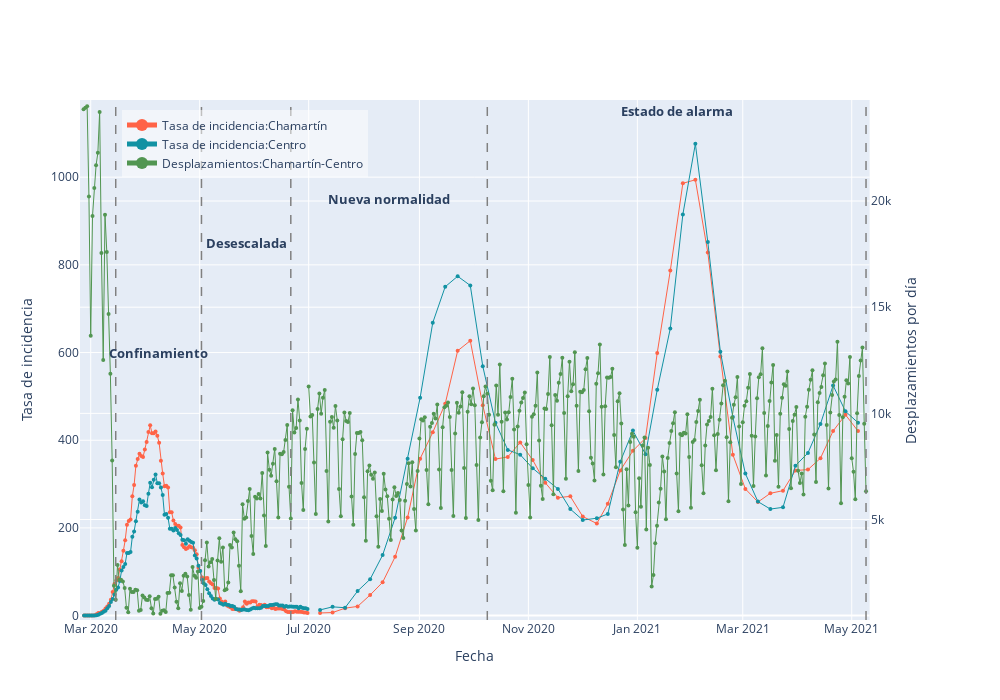

Source (notebook cell):
### Code cell
# import plotly.graph_objects as go
# from plotly.subplots import make_subplots

Distrito_1 = "Madrid-Chamar"
Distrito_2 = "Madrid-Centro"
columns_names = table2_Final.columns

table1 = table_Final.loc['2020-02-26':'2020-06-30']
table2 = table2_Final.loc['2020-07-01':'2021-05-09']

fig = make_subplots(specs=[[{"secondary_y": True}]])

cont = 0
for distrito in columns_names:
    x = distrito.startswith(Distrito_1)
    y = distrito.startswith(Distrito_2)
    
    if x == True:
        Distrito_1 = distrito
        cont += 1
    elif y == True:
        Distrito_2 = distrito
        cont += 1
    elif cont == 2:
        break

descartar, Name_1 = Distrito_1.split('-')
descartar, Name_2= Distrito_2.split('-')

x_range = pd.date_range(start='2020-02-24', end='2021-05-11', freq='D')

max_value_left = max(table1[Distrito_1].max(), table2[Distrito_1].max(), table1[Distrito_2].max(), table2[Distrito_2].max()) + 100
min_value_left = min(table1[Distrito_1].min(), table2[Distrito_1].min(), table1[Distrito_2].min(), table2[Distrito_2].min()) - 10
y_range_left = [min_value_left, max_value_left]

max_value_right = max(periodo1[listaDst[1]].max(), periodo2[listaDst[1]].max()) + 300
min_value_right = min(periodo1[listaDst[1]].min(), periodo2[listaDst[1]].min()) - 300
y_range_right = [min_value_right, max_value_right]

fig.add_trace(go.Scatter(
    x=table1.index,
    y=table1[Distrito_1],
    name='Tasa de incidencia:'+Name_1,
    mode='lines+markers',
    line=dict(width=1, color='#FF6347'), # Salmon '#FF6347'
    marker=dict(size=4),
    yaxis="y1",
    legendgroup='Curvas'
), secondary_y=False)

fig.add_trace(go.Scatter(
    x=table1.index,
    y=table1[Distrito_2],
    name='Tasa de incidencia:'+Name_2,
    mode='lines+markers',
    line=dict(width=1, color='#1292a3'),# Cyan '#1292a3'
    marker=dict(size=4),
    yaxis="y1",
    legendgroup='Curvas'
), secondary_y=False)

fig.add_trace(go.Scatter(
    x=table2.index,
    y=table2[Distrito_1],
    name='',
    mode='lines+markers',
    line=dict(width=1, color='#FF6347'), #Lila '#B57EDC'
    marker=dict(size=4),
    yaxis="y1",
    legendgroup='Curvas',
    showlegend=False
), secondary_y=False)

fig.add_trace(go.Scatter(
    x=table2.index,
    y=table2[Distrito_2],
    name='',
    mode='lines+markers',
    line=dict(width=1, color='#1292a3'),
    marker=dict(size=4),
    yaxis="y1",
    legendgroup='Curvas',
    showlegend=False
), secondary_y=False)

##############################################################

#Creamos dicionario para buscar el nombre de cada distrito
origen, destino = Trayecto.split('-')
lines_names = {"19024":"Fuera_Madrid","2800601":"Fuera_Madrid","2806504":"Fuera_Madrid","2807901":"Centro","2807902":"Arganzuela","2807903":"Retiro","2807904":"Salamanca","2807905":"Chamartín","2807906":"Tetuán","2807907":"Chamberí","2807908":"El_Pardo","2807909":"Moncloa-Aravaca","2807910":"Latina","2807911":"Carabanchel","2807912":"Usera","2807913":"Puente_de_Vallecas","2807914":"Moratalaz","2807915":"Ciudad_Lineal","2807916":"Hortaleza","2807917":"Villaverde","2807918":"Villa_de_Vallecas","2807919":"Vicálvaro","2807920":"San Blas-Canillejas","2812301":"Fuera_Madrid","2807921":"Barajas"}            

fig.add_trace(go.Scatter(
    x=periodo1.index,
    y=periodo1[listaDst[1]],
    name='Desplazamientos:'+lines_names[origen]+"-"+lines_names[destino],
    mode='lines+markers',
    line=dict(width=1, color='#529652'),#verde '#529652' Gris '#808080'
    marker=dict(size=4),
    yaxis="y2"
), secondary_y=True)

fig.add_trace(go.Scatter(
    x=periodo2.index,
    y=periodo2[listaDst[1]],
    name='',
    mode='lines+markers',
    line=dict(width=1, color='#529652'), 
    marker=dict(size=4),
    yaxis="y2",
    showlegend=False
), secondary_y=True)

# Agregar las líneas verticales punteadas a la gráfica
fecha_0 = '2020-03-15'
fecha_1 = '2020-05-02'
fecha_2 = '2020-06-21'
fecha_3 = '2020-10-09'
fecha_4 = '2021-05-09'
fig.add_shape(type="line", x0=fecha_0, y0=0, x1=fecha_0, y1=1, line=dict(color='#808080', width=1.5, dash="dash"), xref="x", yref="paper")
fig.add_shape(type="line", x0=fecha_1, y0=0, x1=fecha_1, y1=1, line=dict(color='#808080', width=1.5, dash="dash"), xref="x", yref="paper")
fig.add_shape(type="line", x0=fecha_2, y0=0, x1=fecha_2, y1=1, line=dict(color='#808080', width=1.5, dash="dash"), xref="x", yref="paper")
fig.add_shape(type="line", x0=fecha_3, y0=0, x1=fecha_3, y1=1, line=dict(color='#808080', width=1.5, dash="dash"), xref="x", yref="paper")
fig.add_shape(type="line", x0=fecha_4, y0=0, x1=fecha_4, y1=1, line=dict(color='#808080', width=1.5, dash="dash"), xref="x", yref="paper")



# Agrega el título entre las líneas punteadas
titulo = '<b>Confinamiento</b>'
# linea_flechas = "<========>"
# subtitulo = linea_flechas
# titulo_completo = f"{titulo}<br>{subtitulo}"
fecha_0 = datetime.strptime(fecha_0, '%Y-%m-%d')
fecha_1 = datetime.strptime(fecha_1, '%Y-%m-%d')
punto_medio = fecha_0 + (fecha_1 - fecha_0) / 2
fig.add_annotation(x=punto_medio, y=600,
                   text=titulo,
                   showarrow=False,
                   font=dict(size=13))

titulo = '<b>Desescalada</b>'
fecha_2 = datetime.strptime(fecha_2, '%Y-%m-%d')
punto_medio = fecha_1 + (fecha_2 - fecha_1) / 2
fig.add_annotation(x=punto_medio, y=850,
                   text=titulo,
                   showarrow=False,
                   font=dict(size=13))                   

titulo = '<b>Nueva normalidad</b>'
fecha_3 = datetime.strptime(fecha_3, '%Y-%m-%d')
punto_medio = fecha_2 + (fecha_3 - fecha_2) / 2
fig.add_annotation(x=punto_medio, y=950,
                   text=titulo,
                   showarrow=False,
                   font=dict(size=13))

titulo = '<b>Estado de alarma</b>'
fecha_4 = datetime.strptime(fecha_4, '%Y-%m-%d')
punto_medio = fecha_3 + (fecha_4 - fecha_3) / 2
fig.add_annotation(x=punto_medio, y=1150,
                   text=titulo,
                   showarrow=False,
                   font=dict(size=13))
                   




fig.update_layout(
    width=1000,
    height=700,
    xaxis=dict(range=[min(x_range), max(x_range)], title='Fecha'),
    yaxis=dict(range=y_range_left, title='Tasa de incidencia'),
    yaxis2=dict(range=y_range_right, title='Desplazamientos por día'),
    legend=dict(
        x=0.05,
        y=0.98,
        bgcolor='rgba(255, 255, 255, 0.5)',
        bordercolor='rgba(0, 0, 0, 0.5)',
        tracegroupgap=0,
        itemsizing='constant'
    )    
)

fig.show()

### Figure 1 — Plotly figure (JSON) as saved in the notebook; plotly's stock layout.template omitted (floating-point values rounded to 4 significant figures; data arrays with more than 128 entries replaced by an {"elided": "..."} marker saying what was removed)
{"data": [{"legendgroup": "Curvas", "line": {"color": "#FF6347", "width": 1}, "marker": {"size": 4}, "mode": "lines+markers", "name": "Tasa de incidencia:Chamartín", "type": "scatter", "x": ["2020-02-26T07:00:00", "2020-02-27T07:00:00", "2020-02-28T07:00:00", "2020-02-29T07:00:00", "2020-03-01T07:00:00", "2020-03-02T07:00:00", "2020-03-03T07:00:00", "2020-03-04T07:00:00", "2020-03-05T07:00:00", "2020-03-06T07:00:00", "2020-03-07T07:00:00", "2020-03-08T07:00:00", "2020-03-09T07:00:00", "2020-03-10T07:00:00", "2020-03-11T07:00:00", "2020-03-12T07:00:00", "2020-03-13T07:00:00", "2020-03-14T07:00:00", "2020-03-15T07:00:00", "2020-03-16T07:00:00", "2020-03-17T07:00:00", "2020-03-18T07:00:00", "2020-03-19T07:00:00", "2020-03-20T07:00:00", "2020-03-21T07:00:00", "2020-03-22T07:00:00", "2020-03-23T07:00:00", "2020-03-24T07:00:00", "2020-03-25T07:00:00", "2020-03-26T07:00:00", "2020-03-27T07:00:00", "2020-03-28T07:00:00", "2020-03-29T07:00:00", "2020-03-30T07:00:00", "2020-03-31T07:00:00", "2020-04-01T07:00:00", "2020-04-02T07:00:00", "2020-04-03T07:00:00", "2020-04-04T07:00:00", "2020-04-05T07:00:00", "2020-04-06T07:00:00", "2020-04-07T07:00:00", "2020-04-08T07:00:00", "2020-04-09T07:00:00", "2020-04-10T07:00:00", "2020-04-11T07:00:00", "2020-04-12T07:00:00", "2020-04-13T07:00:00", "2020-04-14T07:00:00", "2020-04-15T07:00:00", "2020-04-16T07:00:00", "2020-04-17T07:00:00", "2020-04-18T07:00:00", "2020-04-19T07:00:00", "2020-04-20T07:00:00", "2020-04-21T07:00:00", "2020-04-22T07:00:00", "2020-04-23T07:00:00", "2020-04-24T07:00:00", "2020-04-25T07:00:00", "2020-04-26T07:00:00", "2020-04-27T07:00:00", "2020-04-28T07:00:00", "2020-04-29T07:00:00", "2020-04-30T07:00:00", "2020-05-01T07:00:00", "2020-05-02T07:00:00", "2020-05-03T07:00:00", "2020-05-04T07:00:00", "2020-05-05T07:00:00", "2020-05-06T07:00:00", "2020-05-07T07:00:00", "2020-05-08T07:00:00", "2020-05-09T07:00:00", "2020-05-10T07:00:00", "2020-05-11T07:00:00", "2020-05-12T07:00:00", "2020-05-13T07:00:00", "2020-05-14T07:00:00", "2020-05-15T07:00:00", "2020-05-16T07:00:00", "2020-05-17T07:00:00", "2020-05-18T07:00:00", "2020-05-19T07:00:00", "2020-05-20T07:00:00", "2020-05-21T07:00:00", "2020-05-22T07:00:00", "2020-05-23T07:00:00", "2020-05-24T07:00:00", "2020-05-25T07:00:00", "2020-05-26T07:00:00", "2020-05-27T07:00:00", "2020-05-28T07:00:00", "2020-05-29T07:00:00", "2020-05-30T07:00:00", "2020-05-31T07:00:00", "2020-06-01T07:00:00", "2020-06-02T07:00:00", "2020-06-03T09:00:00", "2020-06-04T09:00:00", "2020-06-05T09:00:00", "2020-06-06T09:00:00", "2020-06-07T09:00:00", "2020-06-08T09:00:00", "2020-06-09T09:00:00", "2020-06-10T09:00:00", "2020-06-11T09:00:00", "2020-06-12T09:00:00", "2020-06-13T09:00:00", "2020-06-14T09:00:00", "2020-06-15T09:00:00", "2020-06-16T09:00:00", "2020-06-17T09:00:00", "2020-06-18T09:00:00", "2020-06-19T09:00:00", "2020-06-20T09:00:00", "2020-06-21T09:00:00", "2020-06-22T09:00:00", "2020-06-23T09:00:00", "2020-06-24T09:00:00", "2020-06-25T09:00:00", "2020-06-26T09:00:00", "2020-06-27T09:00:00", "2020-06-28T09:00:00", "2020-06-29T09:00:00", "2020-06-30T09:00:00"], "xaxis": "x", "y": [0, 0, 0, 0, 0, 0, 1, 3, 6, 6, 9, 11, 16, 21, 27, 36, 54, 72, 80, 86, 105, 124, 148, 172, 207, 216, 219, 272, 298, 342, 357, 369, 364, 362, 379, 396, 419, 434, 416, 416, 420, 410, 394, 353, 324, 295, 296, 292, 236, 236, 217, 209, 205, 205, 201, 161, 156, 152, 154, 158, 156, 155, 149, 140, 109, 102, 87, 84, 85, 86, 78, 74, 71, 63, 63, 62, 39, 32, 27, 32, 23, 21, 19, 15, 15, 15, 14, 11, 14, 19, 32, 27, 30, 30, 33, 33, 32, 21, 25, 24, 21, 25, 19, 19, 21, 17, 18, 15, 16, 16, 16, 15, 14, 10, 8, 8, 8, 8, 10, 9, 9, 9, 8, 7, 7, 6], "yaxis": "y"}, {"legendgroup": "Curvas", "line": {"color": "#1292a3", "width": 1}, "marker": {"size": 4}, "mode": "lines+markers", "name": "Tasa de incidencia:Centro", "type": "scatter", "x": ["2020-02-26T07:00:00", "2020-02-27T07:00:00", "2020-02-28T07:00:00", "2020-02-29T07:00:00", "2020-03-01T07:00:00", "2020-03-02T07:00:00", "2020-03-03T07:00:00", "2020-03-04T07:00:00", "2020-03-05T07:00:00", "2020-03-06T07:00:00", "2020-03-07T07:00:00", "2020-03-08T07:00:00", "2020-03-09T07:00:00", "2020-03-10T07:00:00", "2020-03-11T07:00:00", "2020-03-12T07:00:00", "2020-03-13T07:00:00", "2020-03-14T07:00:00", "2020-03-15T07:00:00", "2020-03-16T07:00:00", "2020-03-17T07:00:00", "2020-03-18T07:00:00", "2020-03-19T07:00:00", "2020-03-20T07:00:00", "2020-03-21T07:00:00", "2020-03-22T07:00:00", "2020-03-23T07:00:00", "2020-03-24T07:00:00", "2020-03-25T07:00:00", "2020-03-26T07:00:00", "2020-03-27T07:00:00", "2020-03-28T07:00:00", "2020-03-29T07:00:00", "2020-03-30T07:00:00", "2020-03-31T07:00:00", "2020-04-01T07:00:00", "2020-04-02T07:00:00", "2020-04-03T07:00:00", "2020-04-04T07:00:00", "2020-04-05T07:00:00", "2020-04-06T07:00:00", "2020-04-07T07:00:00", "2020-04-08T07:00:00", "2020-04-09T07:00:00", "2020-04-10T07:00:00", "2020-04-11T07:00:00", "2020-04-12T07:00:00", "2020-04-13T07:00:00", "2020-04-14T07:00:00", "2020-04-15T07:00:00", "2020-04-16T07:00:00", "2020-04-17T07:00:00", "2020-04-18T07:00:00", "2020-04-19T07:00:00", "2020-04-20T07:00:00", "2020-04-21T07:00:00", "2020-04-22T07:00:00", "2020-04-23T07:00:00", "2020-04-24T07:00:00", "2020-04-25T07:00:00", "2020-04-26T07:00:00", "2020-04-27T07:00:00", "2020-04-28T07:00:00", "2020-04-29T07:00:00", "2020-04-30T07:00:00", "2020-05-01T07:00:00", "2020-05-02T07:00:00", "2020-05-03T07:00:00", "2020-05-04T07:00:00", "2020-05-05T07:00:00", "2020-05-06T07:00:00", "2020-05-07T07:00:00", "2020-05-08T07:00:00", "2020-05-09T07:00:00", "2020-05-10T07:00:00", "2020-05-11T07:00:00", "2020-05-12T07:00:00", "2020-05-13T07:00:00", "2020-05-14T07:00:00", "2020-05-15T07:00:00", "2020-05-16T07:00:00", "2020-05-17T07:00:00", "2020-05-18T07:00:00", "2020-05-19T07:00:00", "2020-05-20T07:00:00", "2020-05-21T07:00:00", "2020-05-22T07:00:00", "2020-05-23T07:00:00", "2020-05-24T07:00:00", "2020-05-25T07:00:00", "2020-05-26T07:00:00", "2020-05-27T07:00:00", "2020-05-28T07:00:00", "2020-05-29T07:00:00", "2020-05-30T07:00:00", "2020-05-31T07:00:00", "2020-06-01T07:00:00", "2020-06-02T07:00:00", "2020-06-03T09:00:00", "2020-06-04T09:00:00", "2020-06-05T09:00:00", "2020-06-06T09:00:00", "2020-06-07T09:00:00", "2020-06-08T09:00:00", "2020-06-09T09:00:00", "2020-06-10T09:00:00", "2020-06-11T09:00:00", "2020-06-12T09:00:00", "2020-06-13T09:00:00", "2020-06-14T09:00:00", "2020-06-15T09:00:00", "2020-06-16T09:00:00", "2020-06-17T09:00:00", "2020-06-18T09:00:00", "2020-06-19T09:00:00", "2020-06-20T09:00:00", "2020-06-21T09:00:00", "2020-06-22T09:00:00", "2020-06-23T09:00:00", "2020-06-24T09:00:00", "2020-06-25T09:00:00", "2020-06-26T09:00:00", "2020-06-27T09:00:00", "2020-06-28T09:00:00", "2020-06-29T09:00:00", "2020-06-30T09:00:00"], "xaxis": "x", "y": [0, 0, 0, 0, 0, 0, 0, 1, 2, 4, 6, 9, 11, 17, 22, 31, 38, 48, 59, 64, 79, 103, 111, 118, 143, 143, 145, 180, 192, 215, 237, 265, 258, 261, 252, 250, 278, 303, 293, 310, 322, 302, 302, 292, 275, 230, 232, 223, 198, 198, 194, 200, 195, 188, 184, 173, 172, 164, 174, 171, 168, 166, 137, 130, 114, 102, 82, 74, 70, 60, 51, 45, 39, 36, 38, 37, 29, 27, 25, 27, 25, 24, 22, 22, 20, 15, 14, 14, 13, 14, 14, 13, 12, 14, 16, 18, 17, 17, 17, 18, 22, 22, 22, 22, 24, 24, 25, 26, 26, 23, 23, 23, 20, 22, 20, 21, 21, 20, 20, 20, 17, 20, 18, 17, 17, 15], "yaxis": "y"}, {"legendgroup": "Curvas", "line": {"color": "#FF6347", "width": 1}, "marker": {"size": 4}, "mode": "lines+markers", "name": "", "showlegend": false, "type": "scatter", "x": ["2020-07-07T09:32:00", "2020-07-14T09:23:00", "2020-07-21T09:23:00", "2020-07-28T09:34:00", "2020-08-04T09:58:00", "2020-08-11T09:31:00", "2020-08-18T09:32:00", "2020-08-25T09:33:00", "2020-09-01T09:33:00", "2020-09-08T11:03:00", "2020-09-15T10:23:00", "2020-09-22T09:42:00", "2020-09-29T11:15:00", "2020-10-06T11:02:00", "2020-10-13T13:31:00", "2020-10-20T11:06:00", "2020-10-27T10:02:00", "2020-11-03T10:02:00", "2020-11-10T10:27:00", "2020-11-17T12:22:00", "2020-11-24T11:07:00", "2020-12-01T10:20:00", "2020-12-09T07:22:00", "2020-12-15T10:47:00", "2020-12-22T10:06:00", "2020-12-29T12:23:00", "2021-01-05T13:32:00", "2021-01-12T02:49:00", "2021-01-19T10:32:00", "2021-01-26T11:08:00", "2021-02-02T11:07:00", "2021-02-09T10:32:00", "2021-02-16T11:01:00", "2021-02-23T10:48:00", "2021-03-02T10:51:00", "2021-03-09T11:44:00", "2021-03-16T10:45:00", "2021-03-23T12:16:00", "2021-03-30T11:53:00", "2021-04-06T11:56:00", "2021-04-13T11:51:00", "2021-04-20T13:22:00", "2021-04-27T11:54:00", "2021-05-04T11:59:00"], "xaxis": "x", "y": [6, 7, 17, 21, 47, 76, 134, 224, 358, 418, 483, 604, 627, 480, 357, 362, 395, 355, 303, 269, 272, 226, 210, 255, 331, 376, 405, 599, 787, 986, 994, 828, 591, 367, 289, 259, 279, 285, 331, 333, 359, 421, 458, 421], "yaxis": "y"}, {"legendgroup": "Curvas", "line": {"color": "#1292a3", "width": 1}, "marker": {"size": 4}, "mode": "lines+markers", "name": "", "showlegend": false, "type": "scatter", "x": ["2020-07-07T09:32:00", "2020-07-14T09:23:00", "2020-07-21T09:23:00", "2020-07-28T09:34:00", "2020-08-04T09:58:00", "2020-08-11T09:31:00", "2020-08-18T09:32:00", "2020-08-25T09:33:00", "2020-09-01T09:33:00", "2020-09-08T11:03:00", "2020-09-15T10:23:00", "2020-09-22T09:42:00", "2020-09-29T11:15:00", "2020-10-06T11:02:00", "2020-10-13T13:31:00", "2020-10-20T11:06:00", "2020-10-27T10:02:00", "2020-11-03T10:02:00", "2020-11-10T10:27:00", "2020-11-17T12:22:00", "2020-11-24T11:07:00", "2020-12-01T10:20:00", "2020-12-09T07:22:00", "2020-12-15T10:47:00", "2020-12-22T10:06:00", "2020-12-29T12:23:00", "2021-01-05T13:32:00", "2021-01-12T02:49:00", "2021-01-19T10:32:00", "2021-01-26T11:08:00", "2021-02-02T11:07:00", "2021-02-09T10:32:00", "2021-02-16T11:01:00", "2021-02-23T10:48:00", "2021-03-02T10:51:00", "2021-03-09T11:44:00", "2021-03-16T10:45:00", "2021-03-23T12:16:00", "2021-03-30T11:53:00", "2021-04-06T11:56:00", "2021-04-13T11:51:00", "2021-04-20T13:22:00", "2021-04-27T11:54:00", "2021-05-04T11:59:00"], "xaxis": "x", "y": [13, 20, 18, 56, 83, 138, 223, 358, 497, 668, 750, 774, 753, 569, 440, 378, 367, 336, 312, 289, 243, 218, 222, 232, 351, 422, 368, 515, 655, 915, 1076, 852, 602, 453, 324, 260, 243, 247, 342, 371, 437, 525, 466, 440], "yaxis": "y"}, {"line": {"color": "#529652", "width": 1}, "marker": {"size": 4}, "mode": "lines+markers", "name": "Desplazamientos:Chamartín-Centro", "type": "scatter", "x": ["2020-02-26T00:00:00", "2020-02-27T00:00:00", "2020-02-28T00:00:00", "2020-02-29T00:00:00", "2020-03-01T00:00:00", "2020-03-02T00:00:00", "2020-03-03T00:00:00", "2020-03-04T00:00:00", "2020-03-05T00:00:00", "2020-03-06T00:00:00", "2020-03-07T00:00:00", "2020-03-08T00:00:00", "2020-03-09T00:00:00", "2020-03-10T00:00:00", "2020-03-11T00:00:00", "2020-03-12T00:00:00", "2020-03-13T00:00:00", "2020-03-14T00:00:00", "2020-03-15T00:00:00", "2020-03-16T00:00:00", "2020-03-17T00:00:00", "2020-03-18T00:00:00", "2020-03-19T00:00:00", "2020-03-20T00:00:00", "2020-03-21T00:00:00", "2020-03-22T00:00:00", "2020-03-23T00:00:00", "2020-03-24T00:00:00", "2020-03-25T00:00:00", "2020-03-26T00:00:00", "2020-03-27T00:00:00", "2020-03-28T00:00:00", "2020-03-29T00:00:00", "2020-03-30T00:00:00", "2020-03-31T00:00:00", "2020-04-01T00:00:00", "2020-04-02T00:00:00", "2020-04-03T00:00:00", "2020-04-04T00:00:00", "2020-04-05T00:00:00", "2020-04-06T00:00:00", "2020-04-07T00:00:00", "2020-04-08T00:00:00", "2020-04-09T00:00:00", "2020-04-10T00:00:00", "2020-04-11T00:00:00", "2020-04-12T00:00:00", "2020-04-13T00:00:00", "2020-04-14T00:00:00", "2020-04-15T00:00:00", "2020-04-16T00:00:00", "2020-04-17T00:00:00", "2020-04-18T00:00:00", "2020-04-19T00:00:00", "2020-04-20T00:00:00", "2020-04-21T00:00:00", "2020-04-22T00:00:00", "2020-04-23T00:00:00", "2020-04-24T00:00:00", "2020-04-25T00:00:00", "2020-04-26T00:00:00", "2020-04-27T00:00:00", "2020-04-28T00:00:00", "2020-04-29T00:00:00", "2020-04-30T00:00:00", "2020-05-01T00:00:00", "2020-05-02T00:00:00", "2020-05-03T00:00:00", "2020-05-04T00:00:00", "2020-05-05T00:00:00", "2020-05-06T00:00:00", "2020-05-07T00:00:00", "2020-05-08T00:00:00", "2020-05-09T00:00:00", "2020-05-10T00:00:00", "2020-05-11T00:00:00", "2020-05-12T00:00:00", "2020-05-13T00:00:00", "2020-05-14T00:00:00", "2020-05-15T00:00:00", "2020-05-16T00:00:00", "2020-05-17T00:00:00", "2020-05-18T00:00:00", "2020-05-19T00:00:00", "2020-05-20T00:00:00", "2020-05-21T00:00:00", "2020-05-22T00:00:00", "2020-05-23T00:00:00", "2020-05-24T00:00:00", "2020-05-25T00:00:00", "2020-05-26T00:00:00", "2020-05-27T00:00:00", "2020-05-28T00:00:00", "2020-05-29T00:00:00", "2020-05-30T00:00:00", "2020-05-31T00:00:00", "2020-06-01T00:00:00", "2020-06-02T00:00:00", "2020-06-03T00:00:00", "2020-06-04T00:00:00", "2020-06-05T00:00:00", "2020-06-06T00:00:00", "2020-06-07T00:00:00", "2020-06-08T00:00:00", "2020-06-09T00:00:00", "2020-06-10T00:00:00", "2020-06-11T00:00:00", "2020-06-12T00:00:00", "2020-06-13T00:00:00", "2020-06-14T00:00:00", "2020-06-15T00:00:00", "2020-06-16T00:00:00", "2020-06-17T00:00:00", "2020-06-18T00:00:00", "2020-06-19T00:00:00", "2020-06-20T00:00:00", "2020-06-21T00:00:00", "2020-06-22T00:00:00", "2020-06-23T00:00:00", "2020-06-24T00:00:00", "2020-06-25T00:00:00", "2020-06-26T00:00:00", "2020-06-27T00:00:00", "2020-06-28T00:00:00", "2020-06-29T00:00:00", "2020-06-30T00:00:00"], "xaxis": "x", "y": [24330.0, 24390.0, 24460.0, 20210.0, 13650.0, 19300.0, 20610.0, 21690.0, 22270.0, 24190.0, 17550.0, 12510.0, 19350.0, 17600.0, 14680.0, 11870.0, 7777.0, 1879.0, 1219.0, 2854.0, 2166.0, 2167.0, 2080.0, 1777.0, 838.9, 628.5, 1744.0, 1581.0, 1583.0, 1691.0, 1674.0, 698.0, 742.1, 1426.0, 1332.0, 1222.0, 1211.0, 1383.0, 821.7, 574.8, 1258.0, 1263.0, 1367.0, 567.8, 702.1, 724.3, 640.7, 1543.0, 1557.0, 2378.0, 2378.0, 1796.0, 1124.0, 823.9, 2001.0, 1629.0, 2353.0, 2444.0, 2319.0, 1444.0, 753.6, 2769.0, 2354.0, 2256.0, 2546.0, 830.6, 893.2, 1164.0, 3079.0, 3917.0, 2782.0, 2991.0, 3138.0, 2154.0, 1274.0, 3066.0, 4112.0, 3012.0, 3688.0, 1673.0, 1710.0, 2033.0, 3802.0, 3682.0, 4394.0, 4076.0, 3981.0, 2823.0, 1621.0, 5715.0, 5040.0, 5095.0, 5871.0, 6436.0, 4219.0, 3373.0, 6078.0, 5985.0, 6207.0, 5987.0, 7192.0, 5186.0, 3749.0, 8157.0, 7341.0, 7064.0, 7626.0, 8325.0, 6808.0, 5090.0, 8101.0, 8079.0, 8184.0, 8744.0, 9451.0, 6546.0, 5043.0, 10140.0, 9100.0, 9317.0, 10650.0, 9669.0, 6724.0, 5446.0, 8318.0, 9271.0], "yaxis": "y2"}, {"line": {"color": "#529652", "width": 1}, "marker": {"size": 4}, "mode": "lines+markers", "name": "", "showlegend": false, "type": "scatter", "x": {"elided": "313 str values"}, "xaxis": "x", "y": {"elided": "313 float values"}, "yaxis": "y2"}], "layout": {"annotations": [{"font": {"size": 13}, "showarrow": false, "text": "<b>Confinamiento</b>", "x": "2020-04-08T00:00:00", "y": 600}, {"font": {"size": 13}, "showarrow": false, "text": "<b>Desescalada</b>", "x": "2020-05-27T00:00:00", "y": 850}, {"font": {"size": 13}, "showarrow": false, "text": "<b>Nueva normalidad</b>", "x": "2020-08-15T00:00:00", "y": 950}, {"font": {"size": 13}, "showarrow": false, "text": "<b>Estado de alarma</b>", "x": "2021-01-23T00:00:00", "y": 1150}], "height": 700, "legend": {"bgcolor": "rgba(255, 255, 255, 0.5)", "bordercolor": "rgba(0, 0, 0, 0.5)", "itemsizing": "constant", "tracegroupgap": 0, "x": 0.05, "y": 0.98}, "shapes": [{"line": {"color": "#808080", "dash": "dash", "width": 1.5}, "type": "line", "x0": "2020-03-15", "x1": "2020-03-15", "xref": "x", "y0": 0, "y1": 1, "yref": "paper"}, {"line": {"color": "#808080", "dash": "dash", "width": 1.5}, "type": "line", "x0": "2020-05-02", "x1": "2020-05-02", "xref": "x", "y0": 0, "y1": 1, "yref": "paper"}, {"line": {"color": "#808080", "dash": "dash", "width": 1.5}, "type": "line", "x0": "2020-06-21", "x1": "2020-06-21", "xref": "x", "y0": 0, "y1": 1, "yref": "paper"}, {"line": {"color": "#808080", "dash": "dash", "width": 1.5}, "type": "line", "x0": "2020-10-09", "x1": "2020-10-09", "xref": "x", "y0": 0, "y1": 1, "yref": "paper"}, {"line": {"color": "#808080", "dash": "dash", "width": 1.5}, "type": "line", "x0": "2021-05-09", "x1": "2021-05-09", "xref": "x", "y0": 0, "y1": 1, "yref": "paper"}], "width": 1000, "xaxis": {"anchor": "y", "domain": [0, 0.94], "range": ["2020-02-24T00:00:00", "2021-05-11T00:00:00"], "title": {"text": "Fecha"}}, "yaxis": {"anchor": "x", "domain": [0, 1], "range": [-10, 1176], "title": {"text": "Tasa de incidencia"}}, "yaxis2": {"anchor": "x", "overlaying": "y", "range": [267.8, 24760.0], "side": "right", "title": {"text": "Desplazamientos por día"}}}}
